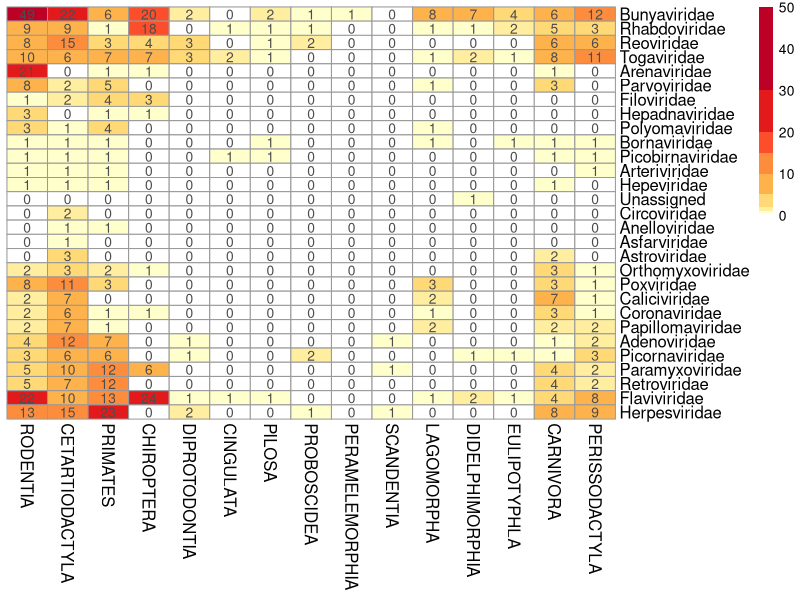

Reproduce this figure in R. (Note: this script raises an error after producing the figure.)
#load mvpd data from Parviez (number shared for all host combos and PD)
#Revised from code-26april2013.R and Heatmap-20March2016.R

#15 June 2016 revision for just main Heatmap figure, plus a couple other figures not used (can delete before making public)
rm(list=ls()) 
options(stringsAsFactors=F)
require(ggplot2)
#library(gplots)
#library(scales)
require(reshape)
require(graphics) 
require(grDevices)
require(RColorBrewer)
require(pheatmap)
#require(gtools)

set.seed(0)

asc <- read.csv("data/HP3.assocV41_FINAL.csv", header=T, strip.white = T)
h <- read.csv("data/HP3.hostv42_FINAL.csv", header=T, strip.white = T)
v <- read.csv("data/HP3.virus_v45.csv", header=T, strip.white = T)
asc_noHoSa <- asc[asc$hHostNameFinal!="Homo_sapiens", ]


## Get matrix with nubmer of viruses infecting each host family by viral family 
# For Heatmap, using asc without humans
vfam <- unique(v$vFamily)
hfam <- unique(h$hFamily)
hord <- unique(h$hOrder)
hfam <- unique(h$hFamily)

sort(hord)
names(h)
v2 <- v[, c("vVirusNameCorrected","vFamily")]
h2 <- h[, c("hHostNameFinal","hOrder" ,"hFamily" )]
#merging in Family level viral taxonomy and host order taxonomy to asc file
asc2 <- merge(asc_noHoSa, v2, by.x="vVirusNameCorrected", by.y="vVirusNameCorrected")
asc2 <- merge(asc2, h2, by.x="hHostNameFinal", by.y="hHostNameFinal")
x <- tapply(asc2$vVirusNameCorrected, asc2$vFamily, length)
xu <- tapply(asc2$vVirusNameCorrected, asc2$vFamily, function (x) length(unique(x)))
xu2 <- tapply(asc2$vVirusNameCorrected, asc2$hOrder, function (x) length(unique(x)))
#virus family, host order table, showing total count on asc records for each (not unique)
vfho_table <- tapply(asc2$vVirusNameCorrected, list(asc2$vFamily,asc2$hOrder), length)
#unique viruses by host order and virus family matrix below = z
z <- tapply(asc2$vVirusNameCorrected, list(asc2$vFamily,asc2$hOrder), function (x) length(unique(x)))
# making new matrix without NA, changed to 0
z2 <-z
z2[is.na(z2)] <- 0

vricho <- apply(z2, 2,sum) #getting # of unique viruses by order, minus human records
vricho <- as.data.frame(vricho)


#15 June 2016 - Extended Data Figure 1, Unique viral richness by host Order and viral Family heatmap
pheatmap(z2, col=c("white", col=brewer.pal(9, "YlOrRd")), 
         breaks=c(0, 0.5,1,2,5,10,15,20,30,50), cluster_rows=T, cluster_cols=T,
         clustering_method = "complete", scale="none", fontsize_row = 12, display_numbers=T, number_format = "%.0f",
         treeheight_col=0, treeheight_row=0,
         fontsize_col = 12, fontsize_number=10, margins=c(13,5))  
## Different picutre when scale="row" vs. scale="none"
## Different clustering methods give different picture than above. e.g. "centroid" vs "complete"
## Different clustering_distance methods give different picture than above. 
  #e.g. "correlation" vs. "euclidean" vs. "manhattan" v. "maximum"

####### Now matrix for Host Family shared, not host Order - did not use for publication
sh7<- sh4[c(1,4,7)] #df for shared by Famil
sh8 <- unique(sh7)
tsh4 <- with(sh8, table(hFamily, hFamilyAgain)) ## This is the matrix we want for unique virus shared btwen orders
mfam <- as.matrix(tsh4) #matrix of #unique viruses shared by host order, diagonal meaningless

#heatmap - family to family #unique vir shared
pheatmap(mfam, col=c("white", col=brewer.pal(9, "YlOrBr")), 
         breaks=c(0, 0.5,1,2,5,7,15,25,40, 57), cluster_rows=T, cluster_cols=T,
         clustering_distance_rows = "euclidean", clustering_distance_cols = "euclidean",
         clustering_method = "complete", scale="none", fontsize_row = 10, display_numbers=F, number_format = "%.0f",
         fontsize_col = 10, fontsize_number=10, margins=c(13,5)) 

#shared virus matrix by higher host taxonomy - 14 Apr 2014 - did not use for publication
names(asc2)
asc3 <- asc2[,c("hHostNameFinal", "vVirusNameCorrected", "hOrder", "hFamily")] #df with just virus name, host spp higher host taxonomy
sh1 <- asc3  #replicate df
colnames(sh1) <- c("hHostNameAgain", "vVirusNameCorrected", "hOrderAgain", "hFamilyAgain") #rename second df
sh2 <- merge(asc3, sh1, by="vVirusNameCorrected" ) # is actually double counting hosts +1 extra (same host)
sh4 <- sh2[sh2$hHostNameFinal!=sh2$hHostNameAgain, ] #get rid of same host twice records
head(sh4, 10)
with(sh4, table(hOrder, hOrderAgain))
#too much replication, need to unique df for higher taxa of interest
names(sh4) 
sh5<- sh4[c(1,3,6)] #df for shared by Order
head(sh5) # vVirusNameCorrected         hOrder     hOrderAgain
sh6 <- unique(sh5)
tsh3 <- with(sh6, table(hOrder, hOrderAgain)) ## This is the matrix we want for unique virus shared btwen orders
m <- as.matrix(tsh3) #matrix of #unique viruses shared by host order, diagonal meaningless
m2 <-m
diag(m2) <- vricho$vricho #can replace diagonal with richness by order
heatmap(m2)

#showing number of unique viruses shared by order, need to make diagonal white and rescale colors
#diag shows total viral richness within order
pheatmap(m2, col=c("white", col=brewer.pal(9, "YlOrBr")), 
         breaks=c(0, 0.5,1,2,5,10,15,25,50,150), cluster_rows=T, cluster_cols=T,
         clustering_distance_rows = "euclidean", clustering_distance_cols = "euclidean",
         clustering_method = "complete", scale="none", fontsize_row = 12, display_numbers=T, number_format = "%.0f",
         fontsize_col = 12, fontsize_number=10, margins=c(13,5)) 
